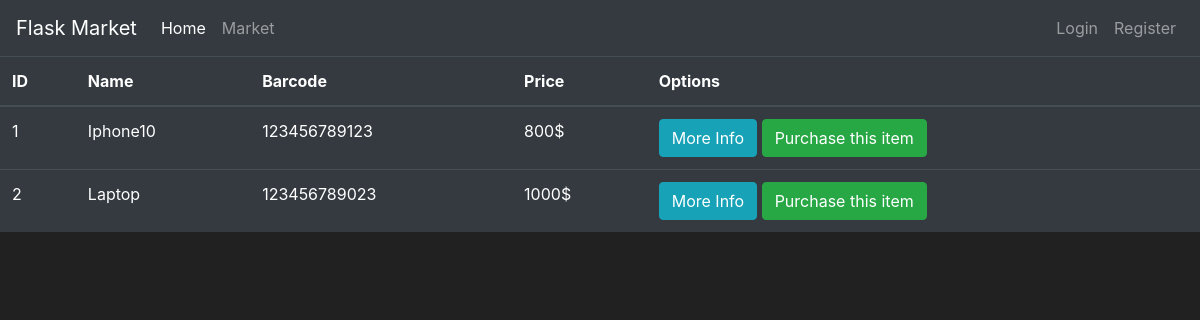
/market, run on an earlier commit of the app's database.
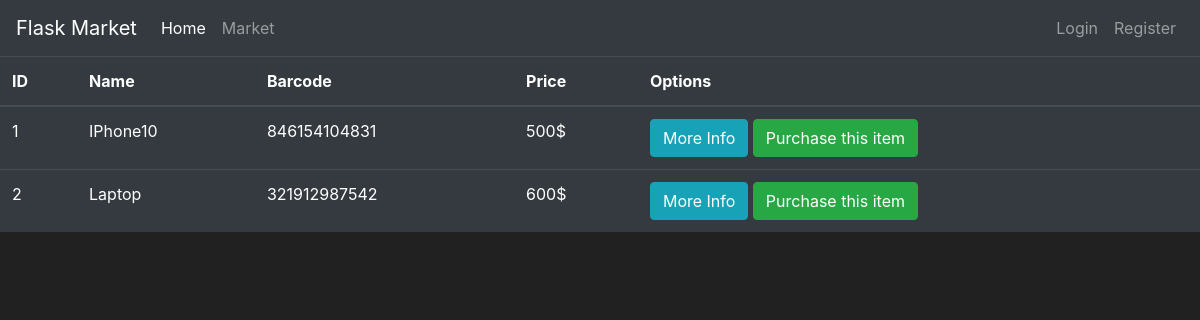
And on a later commit of the database.
### market/models.py (models this page shows, shortened)
class Item(db.Model):
    id = db.Column(db.Integer, primary_key=True)
    name = db.Column(db.String(length=30), nullable=False, unique=True)
    price = db.Column(db.Integer, nullable=False)
    barcode = db.Column(db.String(length=12), nullable=False, unique=True)
    description = db.Column(db.String(length=1024), nullable=False, unique=True)
    owner = db.Column(db.Integer, db.ForeignKey('user.id'))

### market/routes.py (the view)
@app.route('/market')
def market_page():
    items = Item.query.all()
    return render_template('market.html', items=items)

### market/templates/market.html (shortened to what this page needs)
{% extends 'base.html' %}
{% block content %}
<table class="table table-hover table-dark">
    <thead>
        <tr>
            <th scope="col">ID</th>
            <th scope="col">Name</th>
            <th scope="col">Barcode</th>
            <th scope="col">Price</th>
            <th scope="col">Options</th>
        </tr>
    </thead>
    <tbody>
        {% for item in items %}
            <tr>
                <td>{{item.id}}</td>
                <td>{{item.name}}</td>
                <td>{{item.barcode}}</td>
                <td>{{item.price}}$</td>
                <td>
                    <button class="btn btn-outline btn-info">More Info</button>
                    <button class="btn btn-outline btn-success">Purchase this item</button>
                </td>
            </tr>
        {% endfor %}
    </tbody>
</table>
{% endblock %}

### market/templates/base.html (shortened to what this page needs)
<!doctype html>
<html lang="en">
   <head>
      <link rel="stylesheet" href="https://cdn.jsdelivr.net/npm/bootstrap@4.5.3/dist/css/bootstrap.min.css">
   </head>
   <body>
      <nav class="navbar navbar-expand-md navbar-dark bg-dark">
        <a class="navbar-brand" href="#">Flask Market</a>
        <div class="collapse navbar-collapse" id="navbarNav">
            <ul class="navbar-nav mr-auto">
                <li class="nav-item active">
                    <a class="nav-link" href="{{ url_for('home_page') }}">Home <span class="sr-only">(current)</span></a>
                </li>
                <li class="nav-item">
                    <a class="nav-link" href="{{ url_for('market_page') }}">Market</a>
                </li>
            </ul>
            <ul class="navbar-nav">
                <li class="nav-item">
                    <a class="nav-link" href="{{ url_for('login_page') }}">Login</a>
                </li>
                <li class="nav-item">
                    <a class="nav-link" href="{{ url_for('register_page') }}">Register</a>
                </li>
            </ul>
        </div>
      </nav>
        {% block content %}
        {% endblock %}
   </body>
</html>

### market/templates/base.html (style rules this page uses)
body { background-color: #212121; color: white }

What changed in the data, as far as the page shows it:
changed Item id 1: name "Iphone10" → "IPhone10"; barcode "123456789123" → "846154104831"; price "800" → "500"
changed Item "Laptop": barcode "123456789023" → "321912987542"; price "1000" → "600"
